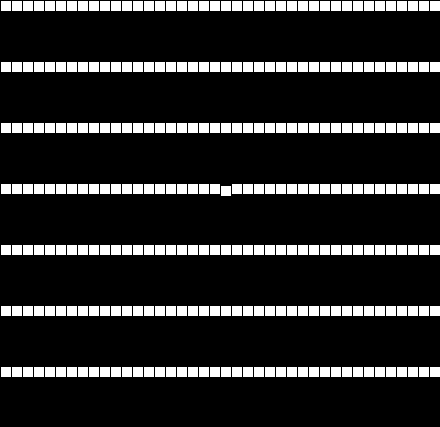
Frame 1 (no input)
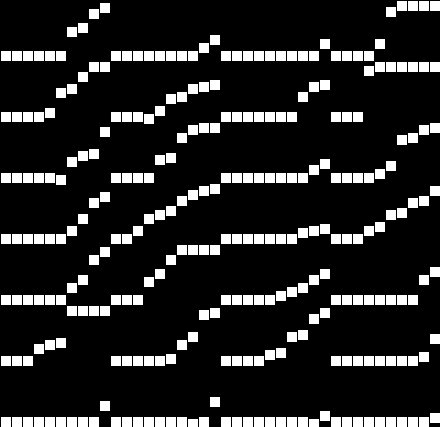
Frame 60 (the mouse pressed at the canvas centre just before this capture)
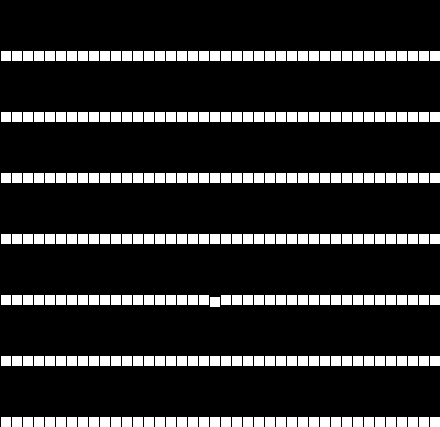
Frame 120 (the mouse held since frame 60 and released just before this capture)

The Processing sketch that drew these frames (run headless with seeded random() and noise(); from frame 60 on, the mouse is pressed at the canvas centre):

// Processing sketch: processing_109745
// ── processing_109745.pde

// Copyright Olivier Baudu 2013 for the Labomedia
// Published under the terms of the GPL v3.0 license
// http://labomedia.org


Cluster[] clusters;
int tailleBit, tailleParcours, nbClusters, nbBit;
int bord, nbCLusterParLigne, nbLignes;

void setup() {

  tailleBit =10;
  nbBit = 10;
  bord = 1;
  tailleParcours = 50;
  nbLignes = 7;  
  nbCLusterParLigne = 4;
  
  nbClusters = nbCLusterParLigne * nbLignes;
  noStroke();

  //size(nbCLusterParLigne*(tailleBit+bord)*nbBit, nbLignes*(tailleParcours+tailleBit+bord));
  size(440, 427);  


  clusters = new Cluster[nbClusters];
  for (int i=0; i<clusters.length; i++) {
    clusters[i] = new Cluster(i%nbCLusterParLigne, int(i/nbCLusterParLigne));
  }
}

void draw() {
  background(0);

  for (int i=0; i < clusters.length; i++) {
    clusters[i].dessine();
  }
}

class Cluster {

  int initIA, decalage;
  Bit[] Bits;

  Cluster (int posX, int posY) {

    Bits = new Bit[nbBit];
    initIA = 0;
    decalage = int(random(1000));

    for (int i=0; i<Bits.length; i++) {
      Bits[i] = new Bit(i*(tailleBit+bord) + posX*(nbBit*(tailleBit+bord)) + 1, 
      (tailleParcours + tailleBit + bord)*posY + 1);
    }
  }

  void dessine() {

    actionIA();

    for (int i=0; i < Bits.length; i++) {
      Bits[i].dessine();
    }
  }

  void actionIA() { 

    if (frameCount%(nbBit+500+decalage) == 1) {
      initIA = 0;
    }
    if (frameCount%int(random(nbBit*2)+1) == 0) {
      if (initIA >=0 && initIA < nbBit) {
        Bits[initIA].choixIA = true;
      }
      initIA++;
    }
  }
}

class Bit {

  int x, y, initX, initY;
  int vitesse, direction;
  boolean testAction, posHaut, choixIA;

  Bit (int posX, int posY) {

    initX = posX;
    initY = posY;
    x = posX;
    y = posY;

    direction = 1;
    vitesse = 2;
    testAction = false;
    posHaut = true;
    choixIA = false;
  }

  void dessine() {
    testRollOver(x, y);
    deplace();
    rect(x, y, tailleBit, tailleBit);
  }

  void deplace() {
    if (testAction) {

      if (posHaut && y <= initY+tailleParcours+vitesse  ) {
        direction = 1;
        if (y == initY+tailleParcours+vitesse) {
          posHaut = false;
          testAction = false;
          choixIA = false;
        }
      }
      if (!posHaut && y >= initY+vitesse  ) {
        direction = -1;
        if (y == (initY+vitesse)) {
          posHaut = true;
          testAction = false;
          choixIA = false;
        }
      }
      y += direction*vitesse;
    }
  }

  void testRollOver(int posX, int posY) {

    if (mouseX >= posX && mouseX <= posX+tailleBit && 
      mouseY >= posY && mouseY <= posY+tailleBit && 
      testAction == false || choixIA) {
      testAction = true;
    }
  }
}
